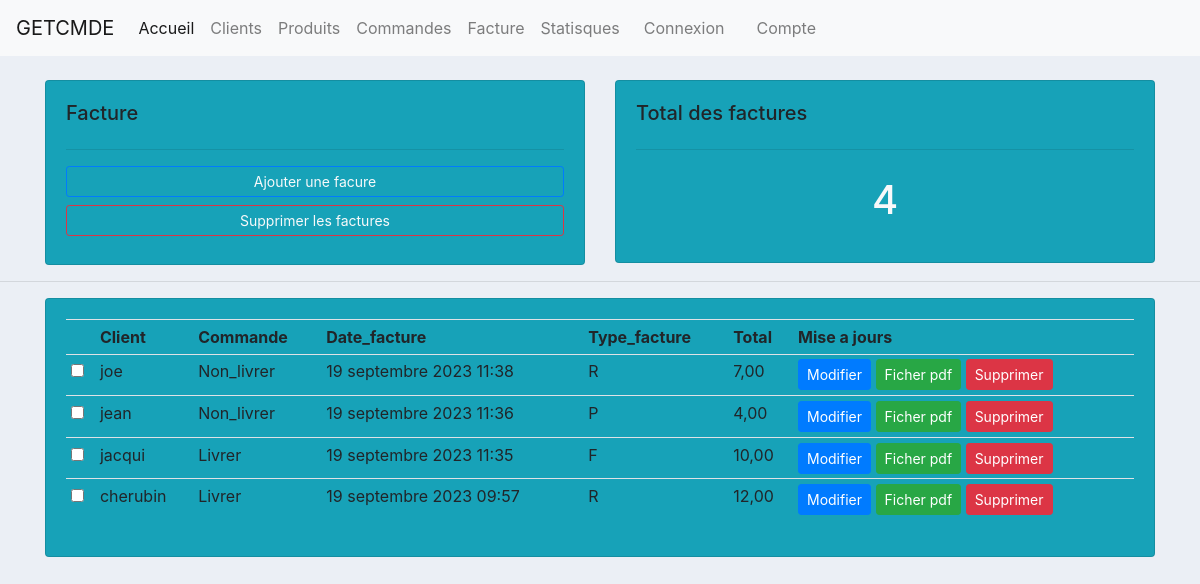
/facture, run on the app's committed database.
### app_facture/models.py (models this page shows, shortened)
class Facture(models.Model):
    TYPE_FACTURE = (
        ('R','Recu'),
        ('P','Performancefacture'),
        ('F','Facture')
    )
    client = models.ForeignKey(Client, on_delete=models.CASCADE)
    commande = models.ForeignKey(Commande,on_delete=models.CASCADE)
    type_facture = models.CharField(max_length=1, choices=TYPE_FACTURE)
    total = models.DecimalField(max_digits=10000, decimal_places=2)
    date_facture = models.DateTimeField(auto_now_add=True)
    commentaire = models.TextField()

### app_client/models.py (models this page shows)
class Client(models.Model):
    noms = models.CharField(max_length=100)
    telephone = models.CharField(max_length=100)
    ville = models.CharField(max_length=100, null=True)
    def __str__(self):
        return self.noms

### app_cmde/models.py (models this page shows)
class Commande(models.Model):
    STATUT_CHOICE = (
        ('Livrer', 'Livrer'),
        ('Non_livrer', 'Non_livrer'),
    )
    client = models.ForeignKey(Client, on_delete=models.CASCADE)
    produit = models.ForeignKey(Produit,on_delete=models.CASCADE)
    quantite = models.IntegerField(default=0)
    paye = models.BooleanField(default=False)
    status = models.CharField(max_length=100,choices=STATUT_CHOICE)
    date_cmde = models.DateTimeField(auto_now_add=True)
    def __str__(self):
        return self.status

### app_facture/views.py (the view)
# urls.py: path('facture',views.facture,name='facture'),
def facture(request):
    facture = Facture.objects.all().order_by('-id')
    facture_count = facture.count()
    context = {
        'facture':facture,
        'facture_count':facture_count
    }
    return render(request,'app_facture/facture.html',context)

### templates/app_facture/facture.html (shortened to what this page needs)
{% extends 'main/base.html' %}
{% load static %}
{% block content %}
<br>
<div class="container">
    <div class="row">
        <div class="col-md">
            <div class="card card-body bg-info">
                <h5>Facture</h5>
                <hr>
                <a href="{% url 'ajout-facture' %}" class="btn btn-outline-primary btn-sm btn-block text-light">Ajouter une facure</a>
                <a href="" class="btn btn-outline-danger btn-sm btn-block mb-2 text-light">Supprimer les factures</a>
            </div>
        </div>
        <div class="col-md">
            <div class="card card-body bg-info">
                <h5>Total des factures</h5>
                <hr>
                <h1 class="text-center text-light" style="padding: 10px;">{{facture_count}}</h1>
            </div>
        </div>
    </div>
</div>
<hr>
<div class="container">
    <div class="card card-body bg-info">
    <table class="table table-sm">
        <tr>
            <th></th>
            <th>Client</th>
            <th>Commande</th>
            <th>Date_facture</th>
            <th>Type_facture</th>
            <th>Total</th>
            <th>Mise a jours</th>
        </tr>
        {% for fact in facture %}
        <tr>
            <td><input type="checkbox"></td>
            <td class="">{{fact.client}}</td>
            <td class="">{{fact.commande}}</td>
            <td class="">{{fact.date_facture}}</td>
            <td class="">{{fact.type_facture}}</td>
            <td>{{fact.total}}</td>
            <td><a href="{% url 'modifier-facture' fact.id %}" class="btn btn-primary btn-sm">Modifier</a>
                <a href="" class="btn btn-success btn-sm">Ficher pdf</a>
                <a href="{% url 'supprimer-facture' fact.id %}" class="btn btn-danger btn-sm">Supprimer</a>
            </td>
        </tr>
        {% endfor %}
    </table>
    </div>
</div>
{% endblock %}

### static/css/styles.css (style rules this page uses)
body { background-color: #ebeff5; }

### templates/main/base.html (style rules this page uses)
body { background-color: #ebeff5; }

### data on the page
Facture: client "joe", commande "Non_livrer", date_facture "19 septembre 2023 11:38", type_facture "R", total "7,00"
Facture: client "jean", commande "Non_livrer", date_facture "19 septembre 2023 11:36", type_facture "P", total "4,00"
Facture: client "jacqui", commande "Livrer", date_facture "19 septembre 2023 11:35", type_facture "F", total "10,00"
Facture: client "cherubin", commande "Livrer", date_facture "19 septembre 2023 09:57", type_facture "R", total "12,00"

### other printed values
{{ facture_count }} "4"
